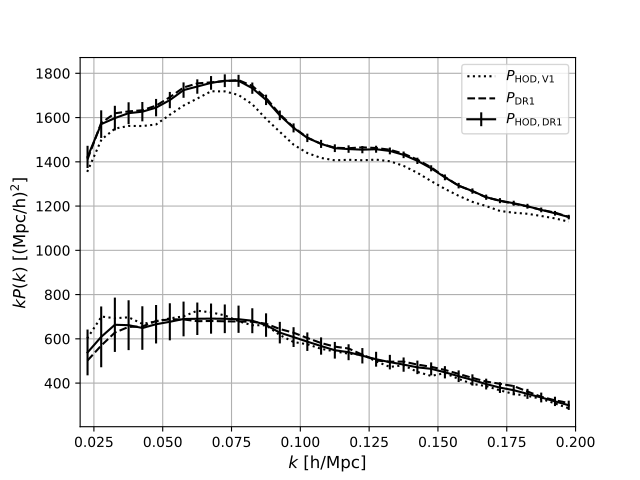

Write the Python code that produced this figure.
import numpy as np
import matplotlib.pyplot as plt

def plot_DR1_like_comparison(fn=None):
    
    # load data
    DR1_like = np.load("power_LRG_A0_DR1_like.npy")
    DR1 = np.load("power_LRG_A0_DR1.npy")
    V1 = np.load("power_LRG_A0_V1.npy")
    
    # load Y1 error
    DR1_like_std = np.load("std_LRG_A0_DR1_like.npy")
    
    # plot
    labels = ['$P_\mathrm{HOD, DR1}$', '$P_\mathrm{HOD, V1}$', '$P_\mathrm{DR1}$']
    for ell in range(2): 
        plt.errorbar(DR1_like[0], DR1_like[0] * DR1_like[ell+1], yerr=DR1_like[0] * DR1_like_std[ell], 
                     color='k', label='' if ell>0 else labels[0])
        plt.plot(V1[0], V1[0] * V1[ell+1],
                 color='k', ls=':', label='' if ell>0 else labels[1])
        plt.plot(DR1[0], DR1[0] * DR1[ell+1], 
                 color='k', ls='--', label='' if ell>0 else labels[2])
    
    plt.xlim(0.02, 0.2)
    plt.xlabel('$k$ [h/Mpc]', fontsize=12)
    plt.ylabel('$kP(k)$ [(Mpc/h)$^2$]', fontsize=12)
    plt.grid()
    plt.legend()
    
    if fn is not None: plt.savefig(fn)

plot_DR1_like_comparison(fn="Figure1.pdf")
